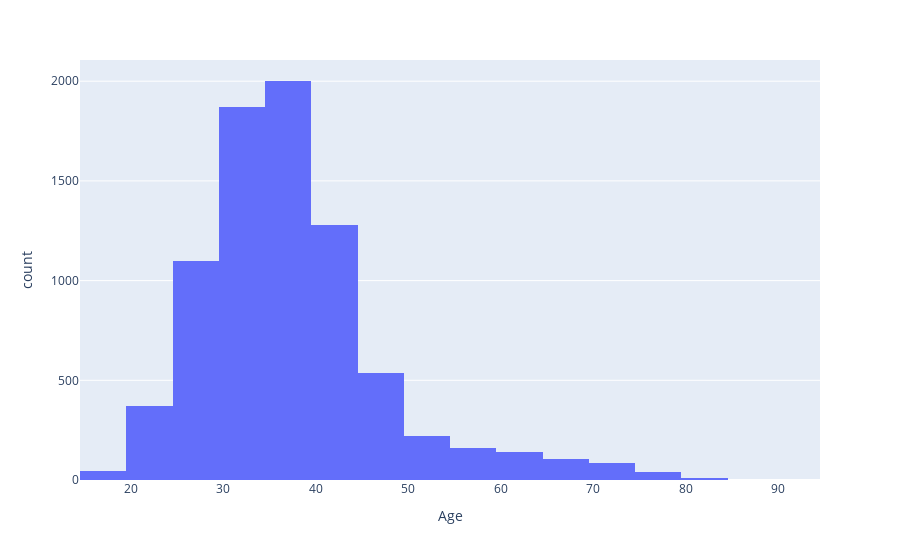

The notebook cell saved with this chart:
### Markdown cell above
26.ใช้ plotly สร้าง distplot ของกลุ่มอายุลูกค้าที่ churn และระบุช่วงอายุใดมีการ churn มากที่สุด

### Code cell
fig = px.histogram(df4, x="Age",nbins=25)
fig.show()

### Figure 1 — Plotly figure (JSON) as saved in the notebook; plotly's stock layout.template omitted (floating-point values rounded to 4 significant figures; data arrays with more than 128 entries replaced by an {"elided": "..."} marker saying what was removed)
{"data": [{"alignmentgroup": "True", "bingroup": "x", "hovertemplate": "Age=%{x}<br>count=%{y}<extra></extra>", "legendgroup": "", "marker": {"color": "#636efa"}, "name": "", "nbinsx": 25, "offsetgroup": "", "orientation": "v", "showlegend": false, "type": "histogram", "x": {"elided": "7963 int values"}, "xaxis": "x", "yaxis": "y"}], "layout": {"barmode": "relative", "legend": {"tracegroupgap": 0}, "margin": {"t": 60}, "xaxis": {"anchor": "y", "domain": [0, 1], "title": {"text": "Age"}}, "yaxis": {"anchor": "x", "domain": [0, 1], "title": {"text": "count"}}}}
